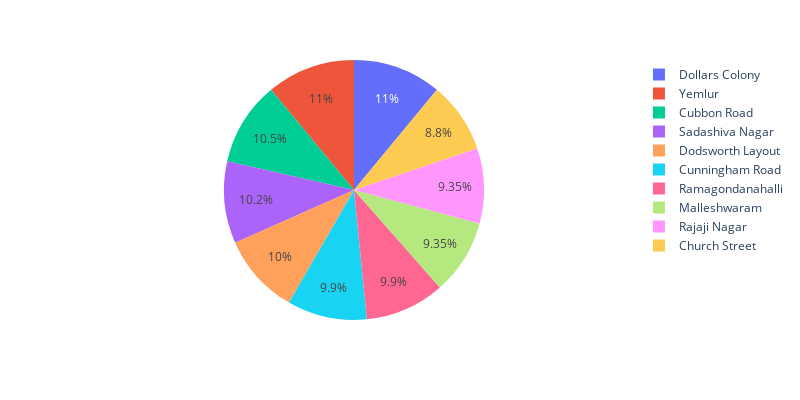

Notebook source saved alongside this figure:
### Code cell
#visualization
fig=px.pie(max_price_top10,names='location',values='price')
fig.update_layout(width=800,height=400)
fig.show()

### Figure 1 — Plotly figure (JSON) as saved in the notebook; plotly's stock layout.template omitted (floating-point values rounded to 4 significant figures)
{"data": [{"domain": {"x": [0, 1], "y": [0, 1]}, "hovertemplate": "location=%{label}<br>price=%{value}<extra></extra>", "labels": ["Dollars Colony", "Yemlur", "Cubbon Road", "Sadashiva Nagar", "Dodsworth Layout", "Cunningham Road", "Ramagondanahalli", "Malleshwaram", "Rajaji Nagar", "Church Street"], "legendgroup": "", "name": "", "showlegend": true, "type": "pie", "values": [2000, 2000, 1900, 1850, 1824, 1800, 1800, 1700, 1700, 1600]}], "layout": {"height": 400, "legend": {"tracegroupgap": 0}, "margin": {"t": 60}, "width": 800}}
